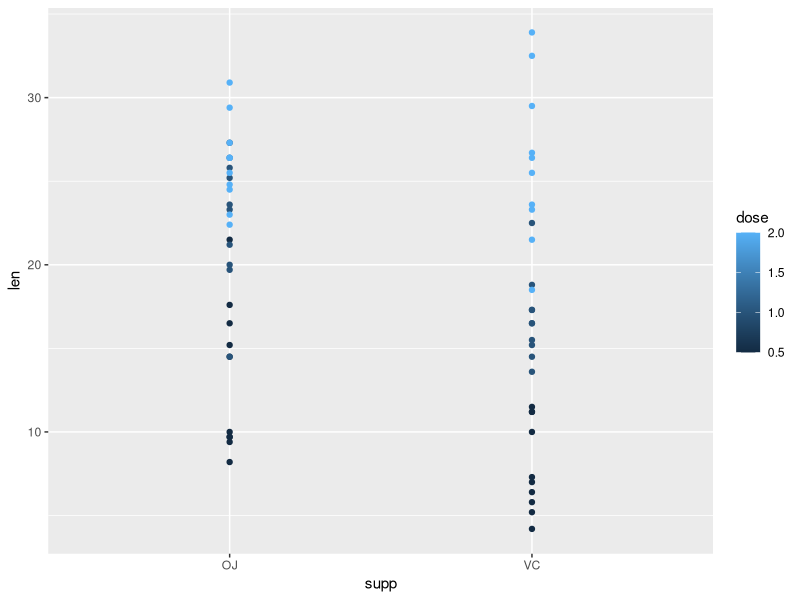

The R source for this figure: (Note: this script raises an error after producing the figure.)
# This is for Statistical Inference Projcet2

# load libraries and data
library(ggplot2)
library(datasets)
head(ToothGrowth, 3)

# Exploratory data analysis
qplot(x=supp, y=len, color=dose, data=ToothGrowth)

# provide summary
summary(ToothGrowth)

# statistical inference: effect of VS and OJ
t.test(ToothGrowth$len~ToothGrowth$supp,
       paired=FALSE, var.equal=FALSE, conf.level=0.95)

# statistical inference: effect of dose
oneway.test(ToothGrowth$len~ToothGrowth$dose, var.equal = FALSE)


